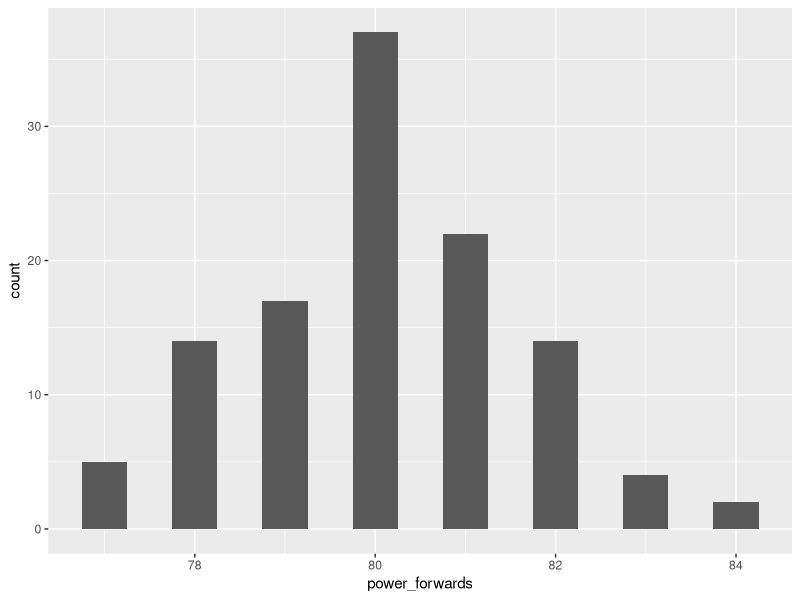

Generate this figure with R: (Note: this script raises an error after producing the figure.)
## ---- chunk 1
library(tidyverse)
library(purrr)
## ---- chunk 2
df = read_csv("NBA Heights.csv")
power_forwards = df |> drop_na() |> pull("Power Forwards")
shooting_guards = df |> pull("Shooting Guards")
## ---- chunk 3
mean(power_forwards)
## ---- chunk 4
sd(power_forwards)
## ---- chunk 5
ggplot(NULL, aes(x = power_forwards)) +
  geom_histogram(binwidth = 0.5)
## ---- chunk 6
sample_of_5 = sample(power_forwards, 5)
sample_of_5
mean(sample_of_5)
## ---- chunk 7
sample_5_forwards = function(i) {
  # Copy your code from "Take a random sample of 5 power forwards" here
  
  
}
sample_mean_heights = map_dbl(1:100, sample_5_forwards)
ggplot(NULL, aes(x = sample_mean_heights)) +
  geom_histogram(binwidth = 0.1)
## ---- chunk 8
mean(sample_mean_heights)
## ---- chunk 9
sd(sample_mean_heights)
## ---- chunk 10
mean(shooting_guards)
## ---- chunk 11
# copy and modify code from "Graph Power Forward Heights" section
## ---- chunk 12
# copy and modify code from "Graph Power Forward Heights" section
## ---- chunk 13
# copy and modify code from "Take a random sample of 5 power forwards" section
## ---- chunk 14
# copy and modify code from "Take a random sample of 5 power forwards" section
## ---- chunk 15
# copy and modify code from Graph 100 sample means where each sample has 2 shooting guards
## ---- chunk 16
# copy and modify code from Graph 100 sample means where each sample has 10 shooting guards
